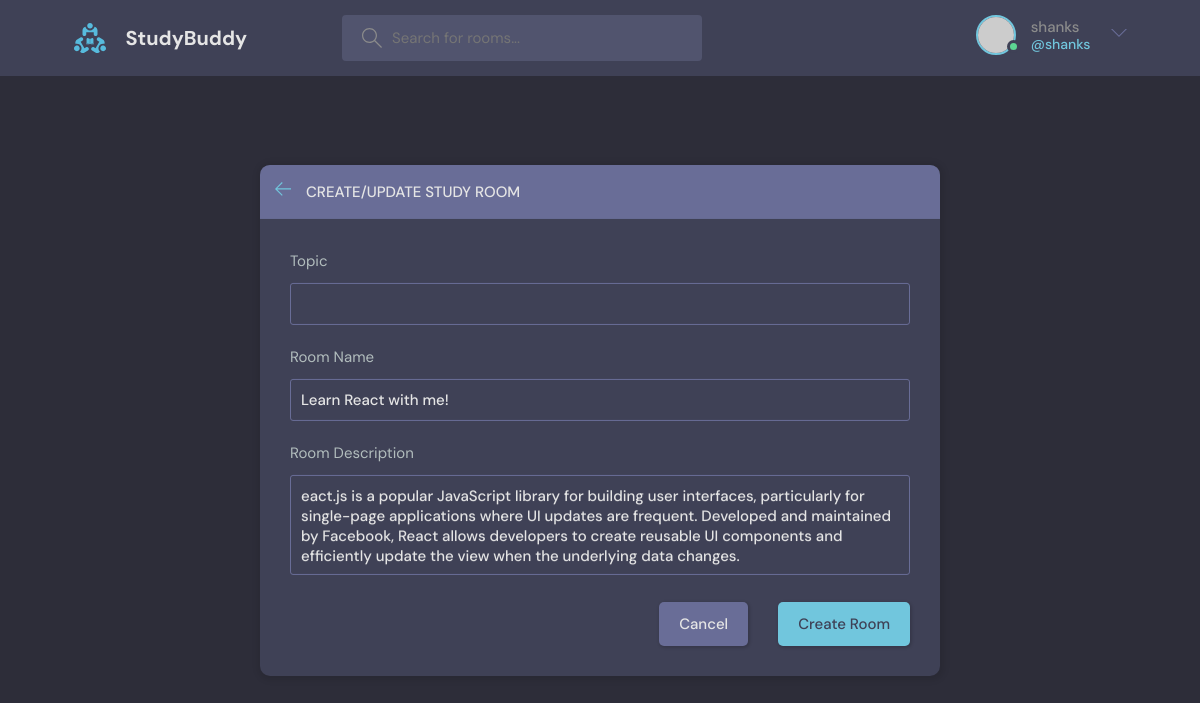
The app's page /update-room/5 (signed in) with its own data.
### base/models.py (models this page shows, shortened)
class Room(models.Model):
    host = models.ForeignKey(User, on_delete=models.SET_NULL, null=True)
    topic = models.ForeignKey(Topic, on_delete=models.SET_NULL, null=True)
    name = models.CharField(max_length=200)
    description = models.TextField(null=True, blank=True)
    participants = models.ManyToManyField(User, related_name='participants', blank=True)
    updated = models.DateTimeField(auto_now=True)
    created = models.DateTimeField(auto_now_add=True)
    class Meta:
        ordering = ['-updated', '-created']

### base/views.py (the view)
# urls.py: path('update-room/<str:pk>', views.updateRoom, name="update-room"),
@login_required(login_url='login')
def updateRoom(request, pk):
    room = Room.objects.get(id=pk)
    form = RoomForm(instance=room)
    topics=Topic.objects.all()
    if request.user != room.host:
        return HttpResponse('You are not the host. Only host can update the room')
    if request.method == 'POST':
        form = RoomForm(request.POST, instance=room)
        if form.is_valid():
            form.save()
            return redirect('home')
    context = {'form': form,'topics':topics}
    return render(request, 'base/room_form.html', context)

### base/forms.py
class RoomForm(ModelForm):
    class Meta:
        model = Room
        fields = '__all__'
        exclude = ['host', 'participants']

### base/templates/base/room_form.html (shortened to what this page needs)
{% extends 'main.html' %} {% block content %}
<main class="create-room layout">
	<div class="container">
		<div class="layout__box">
			<div class="layout__boxHeader">
				<div class="layout__boxTitle">
					<a href="{% url 'home' %}">
						<svg
							version="1.1"
							xmlns="http://www.w3.org/2000/svg"
							width="32"
							height="32"
							viewBox="0 0 32 32">
							<title>arrow-left</title>
							<path
								d="M13.723 2.286l-13.723 13.714 13.719 13.714 1.616-1.611-10.96-10.96h27.625v-2.286h-27.625l10.965-10.965-1.616-1.607z"></path>
						</svg>
					</a>
					<h3>Create/Update Study Room</h3>
				</div>
			</div>
			<div class="layout__body">
				<form class="form" action="" method="POST">
					<div class="form__group">
						<label for="room_topic">Topic</label>
						<input required type="text" name="topic" list="topic-list" />
					</div>
					<div class="form__group">
						<label for="room_name">Room Name</label>
						{{form.name}}
					</div>
					<div class="form__group">
						<label for="room_description">Room Description</label>
						{{form.description}}
					</div>
					<div class="form__action">
						<a class="btn btn--dark" href="{% url 'home' %}">Cancel</a>
						<button class="btn btn--main" type="submit">Create Room</button>
					</div>
				</form>
			</div>
		</div>
	</div>
</main>
{% endblock %}

### templates/navbar.html (shortened to what this page needs)
{% load static %}
<header class="header header--loggedIn">
	<div class="container">
		<a href="{% url 'home' %}" class="header__logo">
			<img src="{% static 'images/logo.svg' %}" />
			<h1>StudyBuddy</h1>
		</a>
		<form class="header__search" method="GET" action="{% url 'home' %}">
			<label>
				<input name="q" placeholder="Search for rooms..." />
			</label>
		</form>
		<nav class="header__menu">
			{% if request.user.is_authenticated %}
			<div class="header__user">
				<a href="{% url 'user-profile' user.id %}">
					<div class="avatar avatar--medium active">
						<img src="https://randomuser.me/api/portraits/men/37.jpg" />
					</div>
					<p>
						{{request.user.username}}<span>@{{request.user.username}}</span>
					</p>
				</a>
				<button class="dropdown-button">
					<svg
						version="1.1"
						xmlns="http://www.w3.org/2000/svg"
						width="32"
						height="32"
						viewBox="0 0 32 32">
						<title>chevron-down</title>
						<path d="M16 21l-13-13h-3l16 16 16-16h-3l-13 13z"></path>
					</svg>
				</button>
			</div>
			{% else %}
			<a href="{% url 'login' %}">
				<img src="{% static 'images/avatar.svg' %}" />
				<p>Login</p>
			</a>
			{% endif %}
		</nav>
	</div>
</header>

### records on screen
Room: name "Learn React with me!", description "eact.js is a popular JavaScript library for building user interfaces, particularly for single-page applications where UI updates are frequent. Developed and maintained by Facebook, React allows developers to create reusable UI components and efficiently update the view when the underlying data changes."

### other values on screen
{{ request.user.username }} "shanks"
